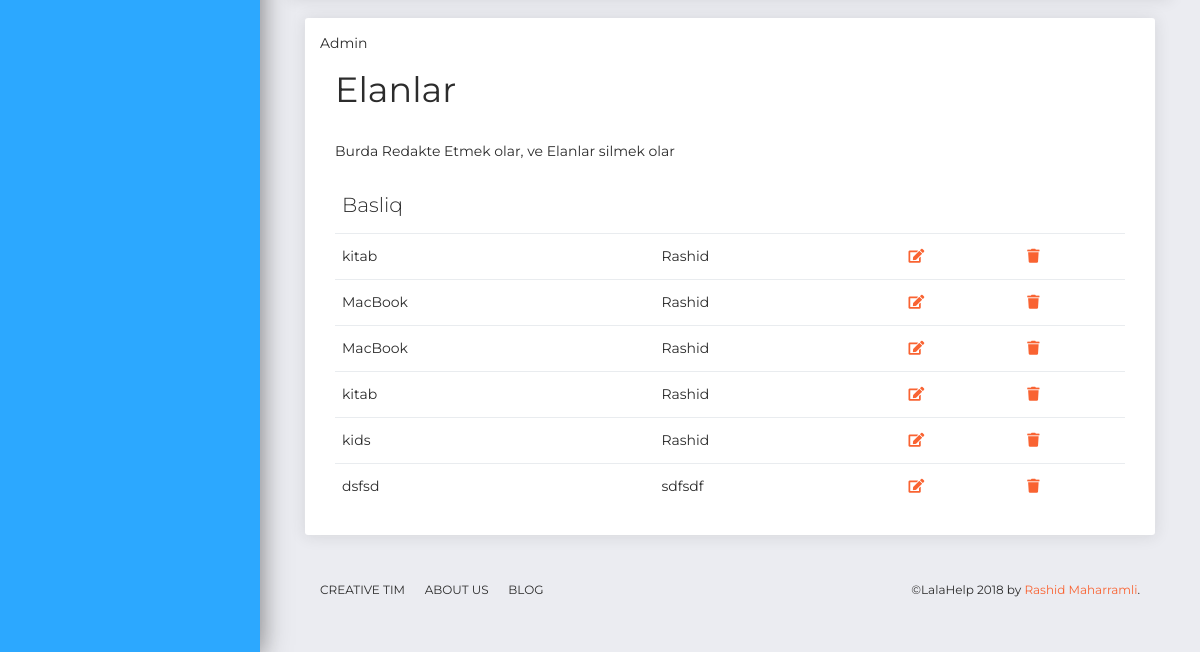
Before: /elan/elanadmin/ (signed in, lower part) with the older database file.
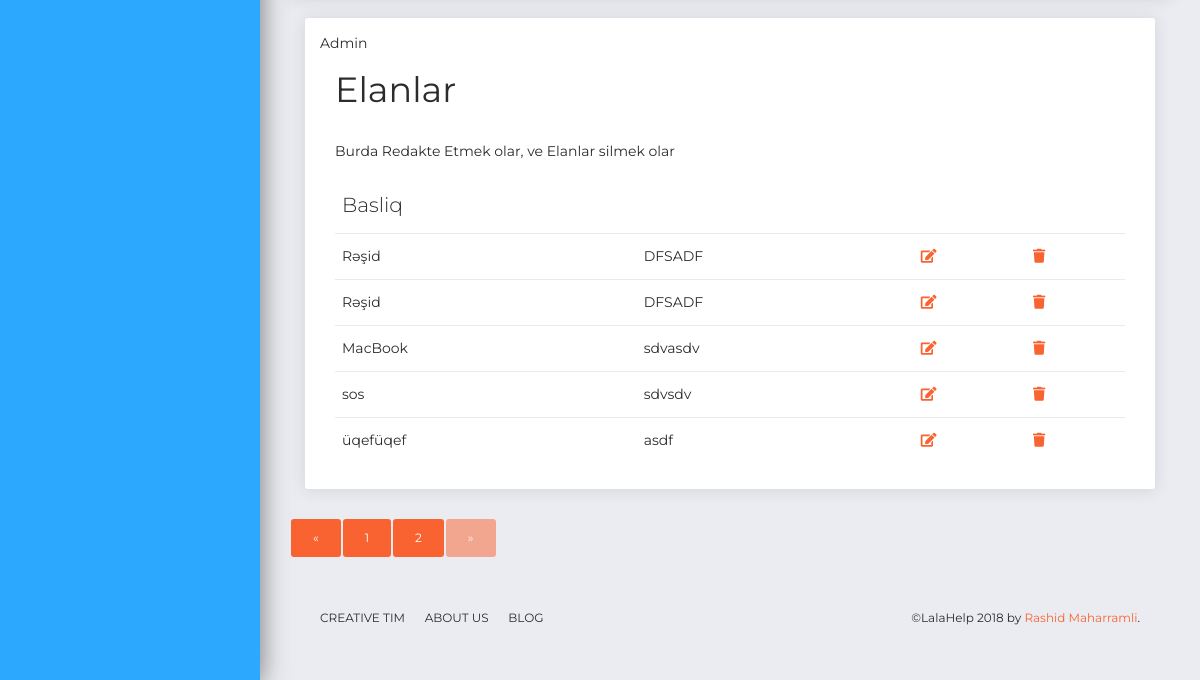
After: the same page with the newer database file.
### elan/models.py (models this page shows, shortened)
class Elan (models.Model):
    CATEGORY_CHOICES = (
    ('work','WORK'),
    ('kids', 'KIDS'),
    ('services','SERVICES'),
    ('education','EDUCATION'),
    ('personal','PPERSONAL'),
    ('apart','APART'),
    )
    user = models.ForeignKey('auth.User', related_name='elans')
    elanTitle = models.CharField(max_length=200)
    elanDescription = models.TextField()
    elanPrice = models.CharField(max_length=200)
    owner = models.CharField(max_length=200)
    ownerPhone = models.CharField(max_length=200)
    ownerMail = models.CharField(max_length=200, blank=True)
    ownerCity = models.CharField(max_length=30)
    itemCategory = models.CharField(max_length=200, choices = CATEGORY_CHOICES)
    image = models.FileField(null=True, blank=True)

### elan/views.py (the view)
@login_required
def elanadmin(request):
    form = ElanForm(request.POST or None, request.FILES or None)
    if form.is_valid():
        form = form.save(commit=False)
        form.user = request.user
        form.save()
    items = Elan.objects.all()
    query = request.GET.get('q')
    if query:
       items = items.filter(elanTitle__icontains=query)
    paginator = Paginator(items, 6)
    page = request.GET.get('page')
    if not page:
        page = paginator.num_pages
    try:
        items = paginator.page(page)
    except PageNotAnInteger:
        items = paginator.page(1)
    except EmptyPage:
        items = paginator.page(paginator.num_pages)
    context = {
        'form':form,
        'items':items,
      }
    return render (request, 'elan/elancreate.html', context)

### templates/elan/elancreate.html (shortened to what the changed rows need)
<!DOCTYPE html>
<html lang="en">
{% load static%}
{% load crispy_forms_tags %}
<head>
  <link rel="stylesheet" href="https://cdnjs.cloudflare.com/ajax/libs/font-awesome/4.7.0/css/font-awesome.min.css">
  <link href="https://use.fontawesome.com/releases/v5.0.6/css/all.css" rel="stylesheet">
  <link href="/static/vendor/bootstrap/css/bootstrap.min.css" rel="stylesheet" />
  <link href="/static/css/now-ui-dashboard.css?v=1.1.0" rel="stylesheet" />
</head>
<body class="">
  <div class="wrapper ">
    <div class="main-panel">
      <div class="content">
        <div class="row">
          <div class="col-md-12">
            <div class="col-md-12">
                    <div class="card ">
                      <div class="card-body ">
                            <div class="container">
                                    <h2>Elanlar</h2>
                                    <table class="table">
                                      <thead>
                                        <tr>
                                          <th>Basliq</th>
                                        </tr>
                                      </thead>
                                      <tbody>
                                            {% for elan in items %}
                                        <tr>
                                          <td>{{elan.elanTitle}}</td>
                                          <td>{{elan.owner}}</td>
                                          <td> <a href="{% url 'elanlar:elanupdate' elan.id %}">
                                                <i class="fa fa-edit"></i>
                                              </a> </td>
                                              <td>
                                                    <a href="{% url 'elanlar:elandelete' elan.id %}">
                                                            <i class="fa fa-trash"></i>
                                              </td>
                                        </tr>
                                        {% endfor %}
                                      </tbody>
                                    </table>
                                  </div>
                      </div>
                    </div>
          </div>
          {% if items.has_other_pages %}
          <ul class="pagination">
            {% if items.has_previous %}
              <li><a class="btn btn-primary" href="?page={{ items.previous_page_number }}">&laquo;</a></li>
            {% else %}
              <li class="disabled  btn btn-primary"><span>&laquo;</span></li>
            {% endif %}
            {% for i in items.paginator.page_range %}
              {% if posts.number == i %}
                <li class="active btn btn-primary"><span>{{ i }} <span class="sr-only">(current)</span></span></li>
              {% else %}
                <li><a class="btn btn-primary "href="?page={{ i }}">{{ i }}</a></li>
              {% endif %}
            {% endfor %}
            {% if items.has_next %}
              <li><a class="btn btn-primary" href="?page={{ items.next_page_number }}">&raquo;</a></li>
            {% else %}
              <li class="disabled btn btn-primary"><span>&raquo;</span></li>
            {% endif %}
          </ul>
        {% endif %}
        </div>
      </div>
    </div>
  </div>
</body>
</html>

Changed rows visible on the page:
no longer on this page (row unchanged): Elan: elanTitle "kitab", owner "Rashid"
no longer on this page (row unchanged): Elan: elanTitle "MacBook", owner "Rashid"
no longer on this page (row unchanged): Elan: elanTitle "MacBook", owner "Rashid"
no longer on this page (row unchanged): Elan: elanTitle "kitab", owner "Rashid"
no longer on this page (row unchanged): Elan: elanTitle "kids", owner "Rashid"
removed Elan: elanTitle "dsfsd", owner "sdfsdf"
added Elan: elanTitle "Rəşid", owner "DFSADF"
added Elan: elanTitle "Rəşid", owner "DFSADF"
added Elan: elanTitle "MacBook", owner "sdvasdv"
added Elan: elanTitle "sos", owner "sdvsdv"
added Elan: elanTitle "üqefüqef", owner "asdf"
Other visible differences:
new list line: "1"
new list line: "2"
